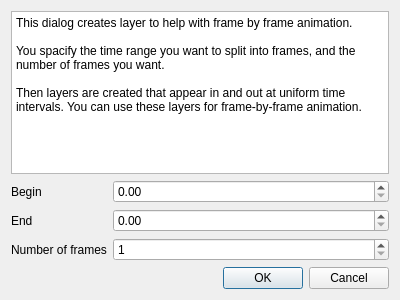
<?xml version="1.0" encoding="UTF-8"?>
<ui version="4.0">
  <author>
    SPDX-FileCopyrightText: 2019-2023 Mattia Basaglia &lt;dev@dragon.best&gt;
    SPDX-License-Identifier: GPL-3.0-or-later
  </author>
 <class>Dialog</class>
 <widget class="QDialog" name="Dialog">
  <property name="geometry">
   <rect>
    <x>0</x>
    <y>0</y>
    <width>400</width>
    <height>300</height>
   </rect>
  </property>
  <property name="windowTitle">
   <string>Create frame layers</string>
  </property>
  <property name="windowIcon">
   <iconset theme="discrete"/>
  </property>
  <layout class="QVBoxLayout" name="verticalLayout">
   <item>
    <widget class="QPlainTextEdit" name="plainTextEdit">
     <property name="readOnly">
      <bool>true</bool>
     </property>
     <property name="plainText">
      <string>This dialog creates layer to help with frame by frame animation.

You spacify the time range you want to split into frames, and the number of frames you want.

Then layers are created that appear in and out at uniform time intervals. You can use these layers for frame-by-frame animation.</string>
     </property>
    </widget>
   </item>
   <item>
    <layout class="QFormLayout" name="formLayout">
     <item row="0" column="0">
      <widget class="QLabel" name="label">
       <property name="text">
        <string>Begin</string>
       </property>
      </widget>
     </item>
     <item row="0" column="1">
      <widget class="QDoubleSpinBox" name="spin_first">
       <property name="sizePolicy">
        <sizepolicy hsizetype="Expanding" vsizetype="Fixed">
         <horstretch>0</horstretch>
         <verstretch>0</verstretch>
        </sizepolicy>
       </property>
      </widget>
     </item>
     <item row="1" column="0">
      <widget class="QLabel" name="label_2">
       <property name="text">
        <string>End</string>
       </property>
      </widget>
     </item>
     <item row="1" column="1">
      <widget class="QDoubleSpinBox" name="spin_last">
       <property name="sizePolicy">
        <sizepolicy hsizetype="Expanding" vsizetype="Fixed">
         <horstretch>0</horstretch>
         <verstretch>0</verstretch>
        </sizepolicy>
       </property>
      </widget>
     </item>
     <item row="2" column="0">
      <widget class="QLabel" name="label_3">
       <property name="text">
        <string>Number of frames</string>
       </property>
      </widget>
     </item>
     <item row="2" column="1">
      <widget class="QSpinBox" name="spin_count">
       <property name="sizePolicy">
        <sizepolicy hsizetype="Expanding" vsizetype="Fixed">
         <horstretch>0</horstretch>
         <verstretch>0</verstretch>
        </sizepolicy>
       </property>
       <property name="minimum">
        <number>1</number>
       </property>
       <property name="maximum">
        <number>999</number>
       </property>
      </widget>
     </item>
    </layout>
   </item>
   <item>
    <widget class="QDialogButtonBox" name="buttonBox">
     <property name="orientation">
      <enum>Qt::Horizontal</enum>
     </property>
     <property name="standardButtons">
      <set>QDialogButtonBox::Cancel|QDialogButtonBox::Ok</set>
     </property>
    </widget>
   </item>
  </layout>
 </widget>
 <resources/>
 <connections>
  <connection>
   <sender>buttonBox</sender>
   <signal>accepted()</signal>
   <receiver>Dialog</receiver>
   <slot>accept()</slot>
   <hints>
    <hint type="sourcelabel">
     <x>248</x>
     <y>254</y>
    </hint>
    <hint type="destinationlabel">
     <x>157</x>
     <y>274</y>
    </hint>
   </hints>
  </connection>
  <connection>
   <sender>buttonBox</sender>
   <signal>rejected()</signal>
   <receiver>Dialog</receiver>
   <slot>reject()</slot>
   <hints>
    <hint type="sourcelabel">
     <x>316</x>
     <y>260</y>
    </hint>
    <hint type="destinationlabel">
     <x>286</x>
     <y>274</y>
    </hint>
   </hints>
  </connection>
 </connections>
</ui>
